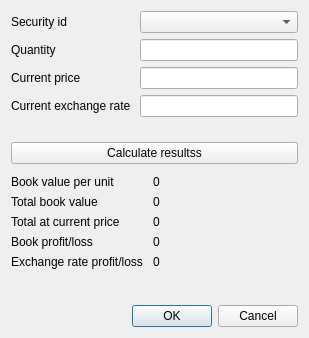
<?xml version="1.0" encoding="UTF-8"?>
<ui version="4.0">
 <class>Dialog</class>
 <widget class="QDialog" name="Dialog">
  <property name="geometry">
   <rect>
    <x>0</x>
    <y>0</y>
    <width>309</width>
    <height>338</height>
   </rect>
  </property>
  <property name="windowTitle">
   <string>Calculate book profit/loss on sale</string>
  </property>
  <layout class="QVBoxLayout" name="verticalLayout">
   <item>
    <layout class="QFormLayout" name="formLayout">
     <property name="verticalSpacing">
      <number>6</number>
     </property>
     <item row="0" column="0">
      <widget class="QLabel" name="item_label">
       <property name="text">
        <string>Security id</string>
       </property>
      </widget>
     </item>
     <item row="0" column="1">
      <widget class="QComboBox" name="item_comboBox"/>
     </item>
     <item row="1" column="0">
      <widget class="QLabel" name="quantity_label">
       <property name="text">
        <string>Quantity</string>
       </property>
      </widget>
     </item>
     <item row="1" column="1">
      <widget class="QLineEdit" name="quantity_lineEdit"/>
     </item>
     <item row="2" column="0">
      <widget class="QLabel" name="marketPrice_label">
       <property name="text">
        <string>Current price</string>
       </property>
      </widget>
     </item>
     <item row="2" column="1">
      <widget class="QLineEdit" name="marketPrice_lineEdit"/>
     </item>
     <item row="3" column="0">
      <widget class="QLabel" name="currentExchangerate_label">
       <property name="text">
        <string>Current exchange rate </string>
       </property>
      </widget>
     </item>
     <item row="3" column="1">
      <widget class="QLineEdit" name="currentExchangeRate_lineEdit"/>
     </item>
    </layout>
   </item>
   <item>
    <layout class="QVBoxLayout" name="verticalLayout_2">
     <item>
      <widget class="QPushButton" name="showResultsPreview_button">
       <property name="text">
        <string>Calculate resultss</string>
       </property>
      </widget>
     </item>
    </layout>
   </item>
   <item>
    <spacer name="verticalSpacer">
     <property name="orientation">
      <enum>Qt::Vertical</enum>
     </property>
     <property name="sizeType">
      <enum>QSizePolicy::Minimum</enum>
     </property>
     <property name="sizeHint" stdset="0">
      <size>
       <width>40</width>
       <height>5</height>
      </size>
     </property>
    </spacer>
   </item>
   <item>
    <layout class="QFormLayout" name="formLayout_3">
     <item row="0" column="0">
      <widget class="QLabel" name="averageCostTitle_label">
       <property name="text">
        <string>Book value per unit</string>
       </property>
      </widget>
     </item>
     <item row="0" column="1">
      <widget class="QLabel" name="averageCost_label">
       <property name="text">
        <string>0</string>
       </property>
      </widget>
     </item>
     <item row="1" column="0">
      <widget class="QLabel" name="AverageValueOfSharesTitle_label">
       <property name="text">
        <string>Total book value</string>
       </property>
      </widget>
     </item>
     <item row="1" column="1">
      <widget class="QLabel" name="averageValueOfShares_label">
       <property name="text">
        <string>0</string>
       </property>
      </widget>
     </item>
     <item row="2" column="0">
      <widget class="QLabel" name="TotalValueOfSharestitle_label">
       <property name="text">
        <string>Total at current price</string>
       </property>
      </widget>
     </item>
     <item row="2" column="1">
      <widget class="QLabel" name="totalValueOfShares_label">
       <property name="text">
        <string>0</string>
       </property>
      </widget>
     </item>
     <item row="3" column="0">
      <widget class="QLabel" name="saleResultPreviewTitle_label">
       <property name="text">
        <string>Book profit/loss</string>
       </property>
      </widget>
     </item>
     <item row="3" column="1">
      <widget class="QLabel" name="saleResultPreview_label">
       <property name="text">
        <string>0</string>
       </property>
      </widget>
     </item>
     <item row="4" column="0">
      <widget class="QLabel" name="exchangeResultPreviewTitle_label">
       <property name="text">
        <string>Exchange rate profit/loss </string>
       </property>
      </widget>
     </item>
     <item row="4" column="1">
      <widget class="QLabel" name="exchangeResultPreview_label">
       <property name="text">
        <string>0</string>
       </property>
      </widget>
     </item>
    </layout>
   </item>
   <item>
    <widget class="QDialogButtonBox" name="cancel_button">
     <property name="orientation">
      <enum>Qt::Horizontal</enum>
     </property>
     <property name="standardButtons">
      <set>QDialogButtonBox::Cancel|QDialogButtonBox::Ok</set>
     </property>
    </widget>
   </item>
  </layout>
 </widget>
 <resources/>
 <connections>
  <connection>
   <sender>cancel_button</sender>
   <signal>accepted()</signal>
   <receiver>Dialog</receiver>
   <slot>accept()</slot>
   <hints>
    <hint type="sourcelabel">
     <x>248</x>
     <y>254</y>
    </hint>
    <hint type="destinationlabel">
     <x>157</x>
     <y>274</y>
    </hint>
   </hints>
  </connection>
  <connection>
   <sender>cancel_button</sender>
   <signal>rejected()</signal>
   <receiver>Dialog</receiver>
   <slot>reject()</slot>
   <hints>
    <hint type="sourcelabel">
     <x>316</x>
     <y>260</y>
    </hint>
    <hint type="destinationlabel">
     <x>286</x>
     <y>274</y>
    </hint>
   </hints>
  </connection>
 </connections>
</ui>
